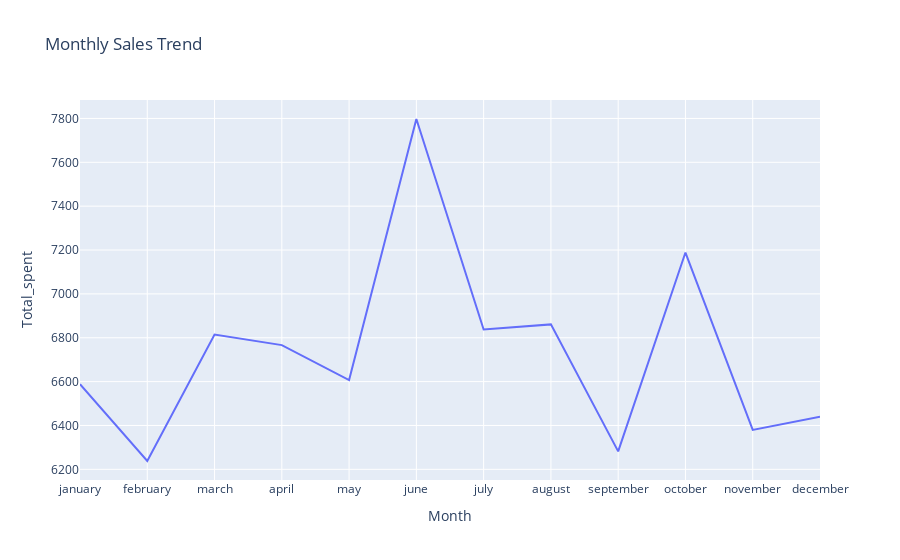

The notebook cell this image was saved under:
### Code cell
fig = px.line(
    monthly_sales,
    x = 'Month',
    y = 'Total_spent',
    title = 'Monthly Sales Trend'
)
fig.show()

### Figure 1 — Plotly figure (JSON) as saved in the notebook; plotly's stock layout.template omitted (floating-point values rounded to 4 significant figures)
{"data": [{"hovertemplate": "Month=%{x}<br>Total_spent=%{y}<extra></extra>", "legendgroup": "", "line": {"color": "#636efa", "dash": "solid"}, "marker": {"symbol": "circle"}, "mode": "lines", "name": "", "orientation": "v", "showlegend": false, "type": "scatter", "x": ["january", "february", "march", "april", "may", "june", "july", "august", "september", "october", "november", "december"], "xaxis": "x", "y": [6588.0, 6238.0, 6814.0, 6766.0, 6607.0, 7798.0, 6838.0, 6861.0, 6282.0, 7188.0, 6380.0, 6440.0], "yaxis": "y"}], "layout": {"legend": {"tracegroupgap": 0}, "title": {"text": "Monthly Sales Trend"}, "xaxis": {"anchor": "y", "domain": [0, 1], "title": {"text": "Month"}}, "yaxis": {"anchor": "x", "domain": [0, 1], "title": {"text": "Total_spent"}}}}
